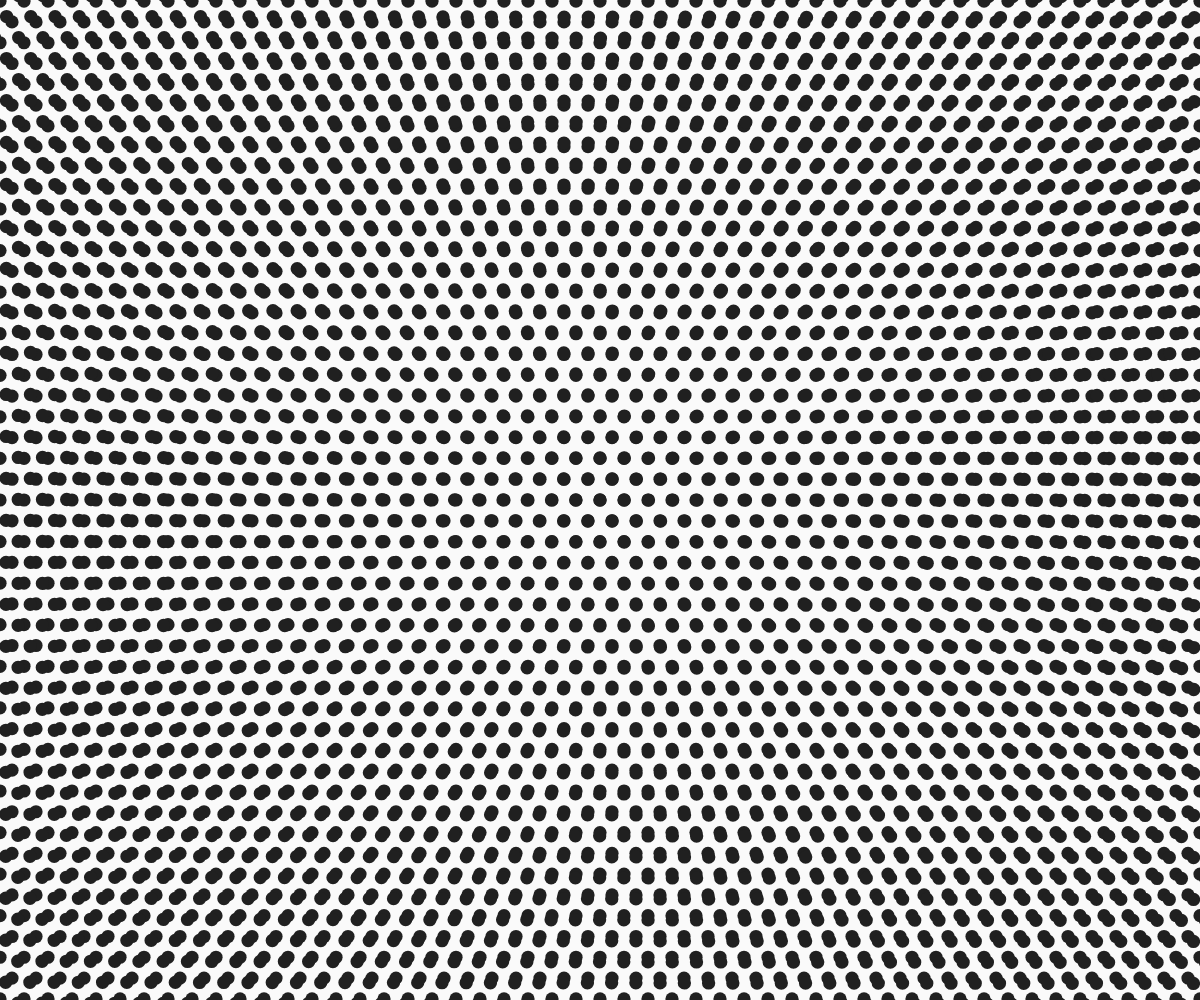
Frame 1 (no input)
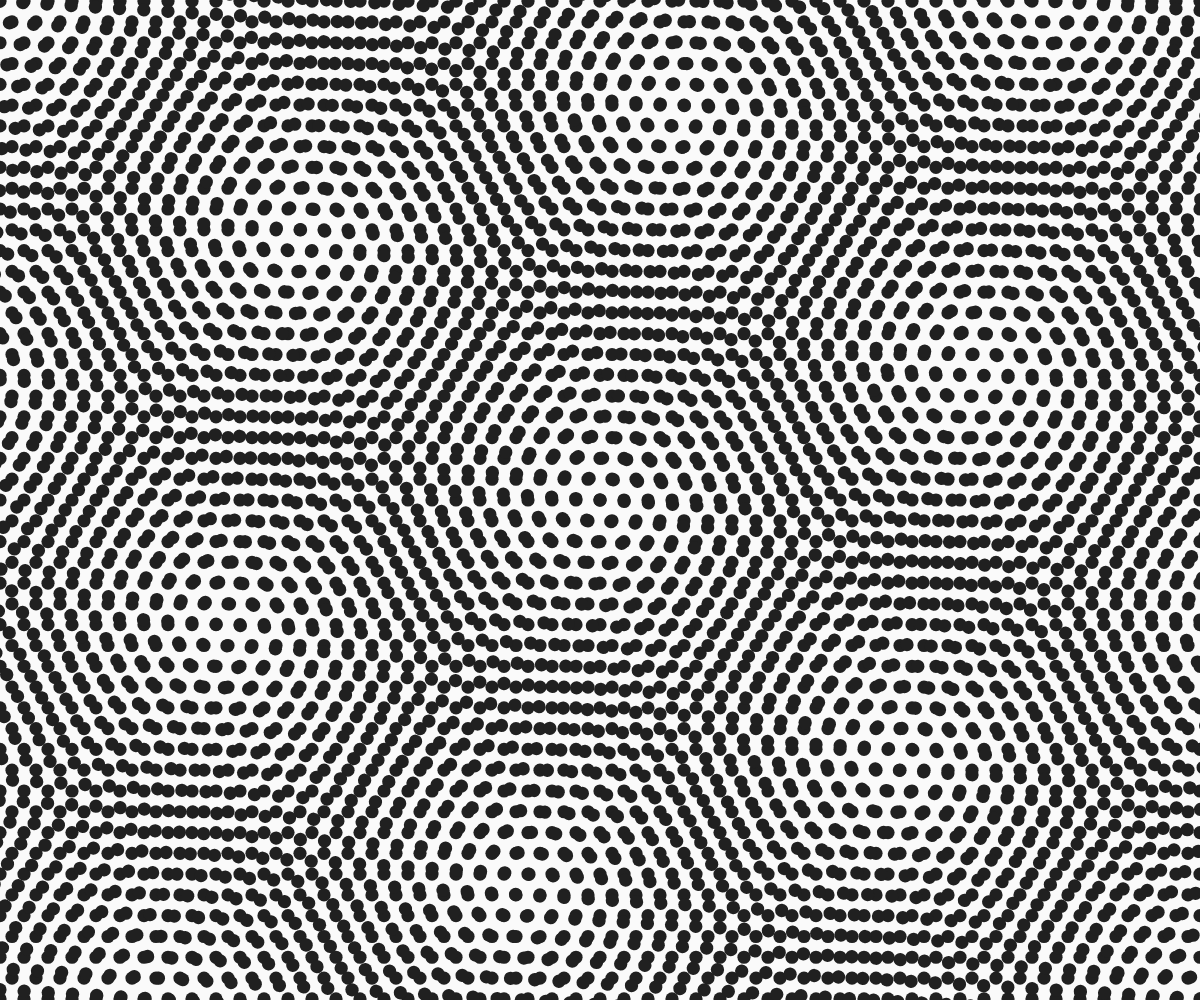
Frame 60 (no input)
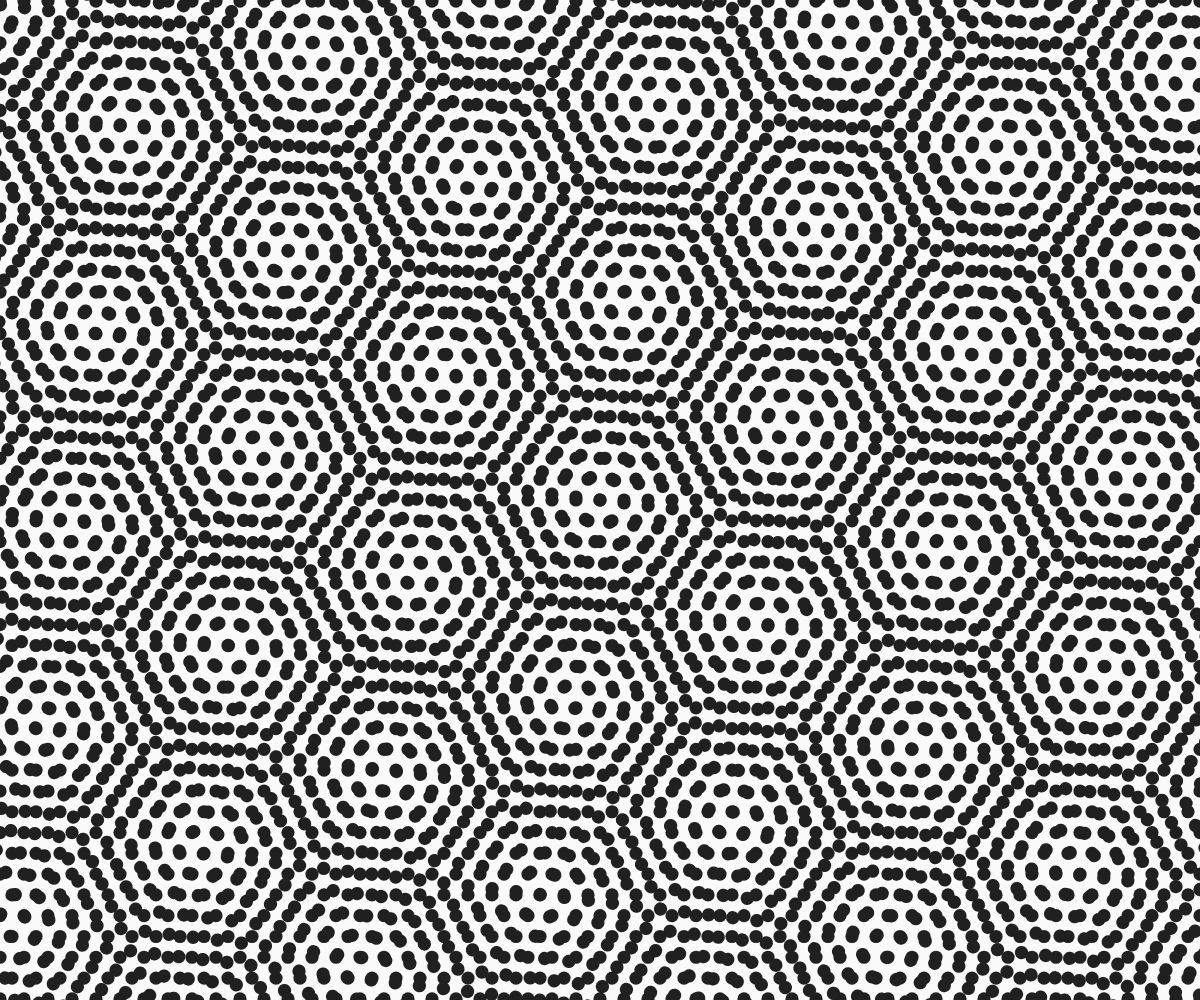
Frame 120 (the mouse pressed at the canvas centre since frame 60)

The p5.js sketch that drew these frames (run headless with seeded random() and noise() and a simulated clock; from frame 60 on, the mouse is pressed at the canvas centre):

// p5.js sketch
// ── sketch.js
// ganked from https://editor.p5js.org/beesandbombs/sketches/BkrDZh89b

function setup() { 
  createCanvas(windowWidth, windowHeight);
  fill(32);
  sp = max(width,height)/N;
  d = sp*.55;
  noStroke();
} 

var v = 6e-5;
var mn = 0.866025404;
var N = 50;
var x, y;
var d = 10, sp = 25;

function grid(){
  for(i=-N; i<N; i++){
    for(j=-N; j<N; j++){
      x = i*sp;
      y = j*mn*sp;
      if(j%2 != 0)
        x += .5*sp;
      ellipse(x,y,d,d);
    }
  }
}

function draw() { 
  background(250);
  push();
  translate(width/2,height/2);
  grid();
  push();
  scale(1.01);
  rotate(v*millis());
  grid();
  pop();
  pop();
  print(frameRate);
}
